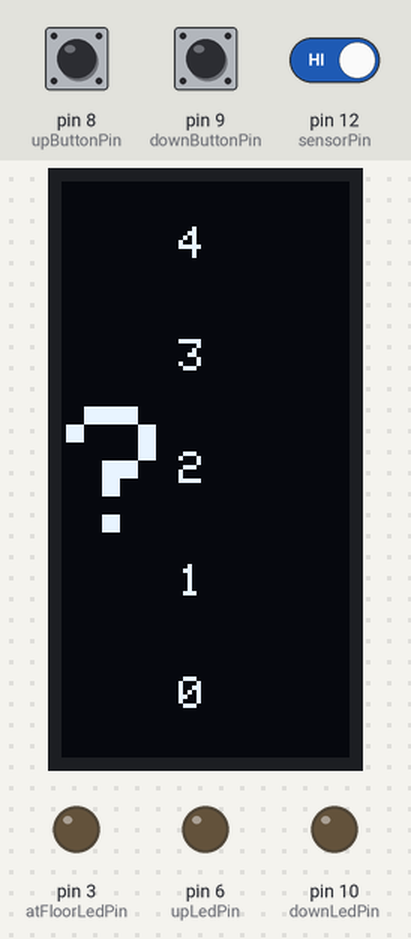
The program below on a simulated Arduino Nano, built with avr-gcc and run on an emulated ATmega328P. On the bench: 64×128 one-colour display, output pins drawn as LEDs (lit = HIGH). Dashed ring = blinking. The test bench sets the inputs (shaded band); at power-on: pin 8 (upButtonPin) HIGH, pin 12 (sensorPin) HIGH, pin 9 (downButtonPin) HIGH. What the program prints to the serial monitor is not drawn.

Above: at 1.2 s.
1.3 s: pin 8 (upButtonPin) pulled LOW for 0.15 s
At 2.3 s:
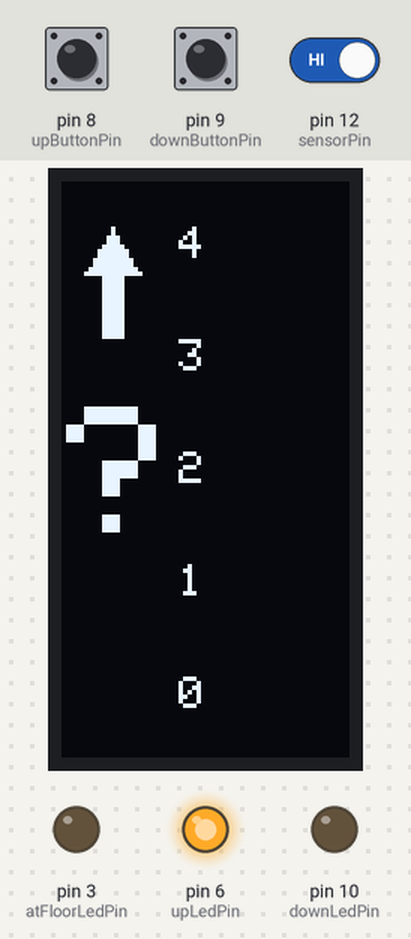
2.9 s: pin 12 (sensorPin) driven LOW
At 3.4 s:
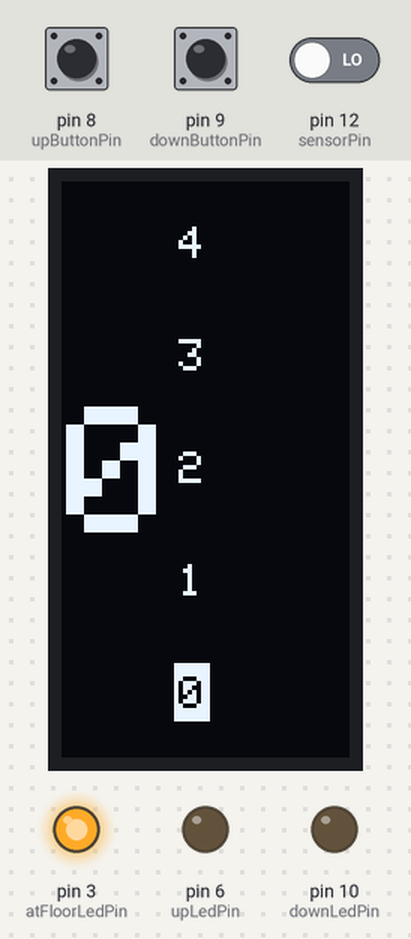
4.4 s: pin 9 (downButtonPin) pulled LOW for 1 s
At 4.62 s:
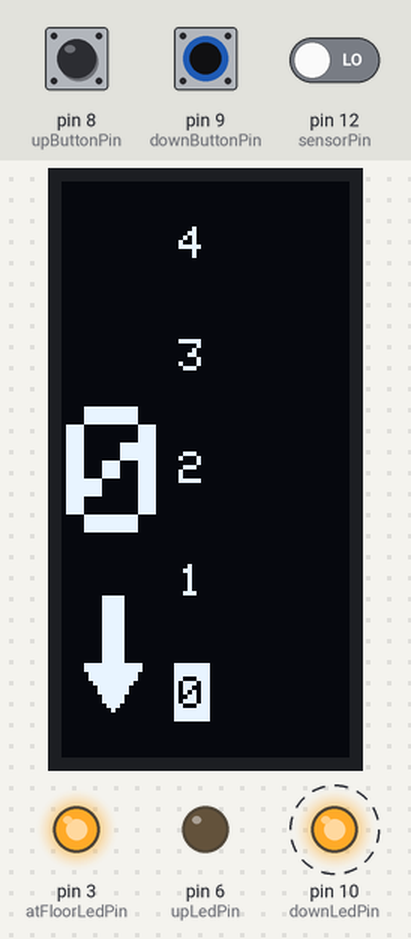
6.9 s: pin 8 (upButtonPin) pulled LOW for 1 s
At 7.09 s:
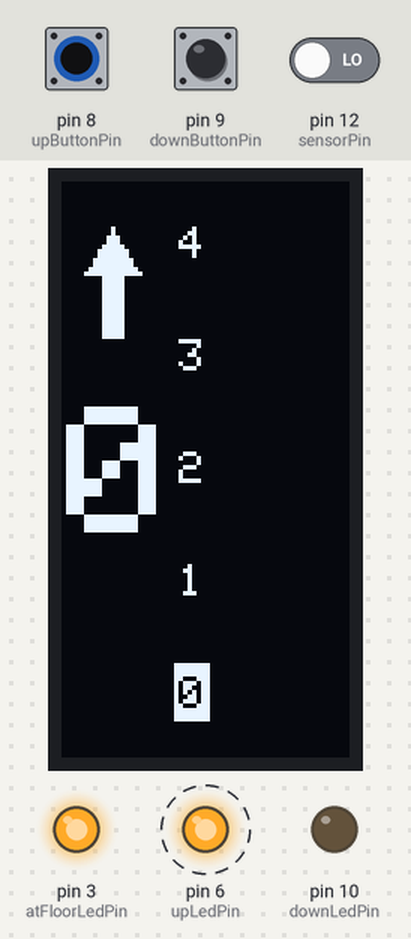
9.4 s: pin 8 (upButtonPin) pulled LOW for 3.2 s
At 9.94 s:
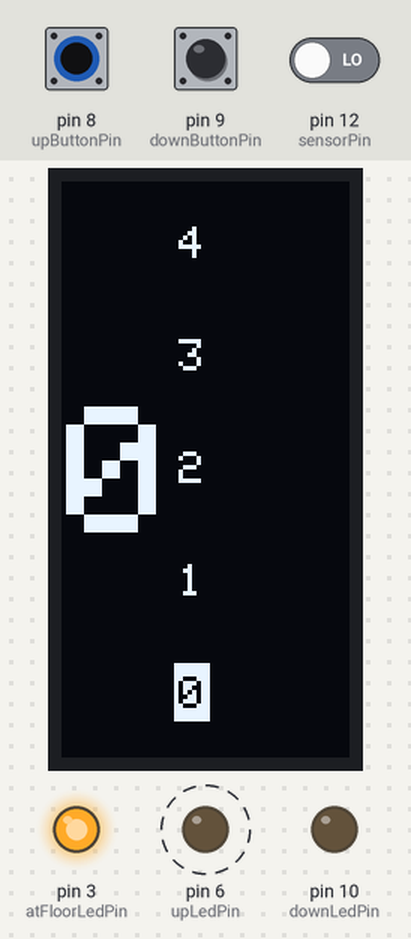
14.1 s: pin 9 (downButtonPin) pulled LOW for 3.2 s
At 14.64 s:
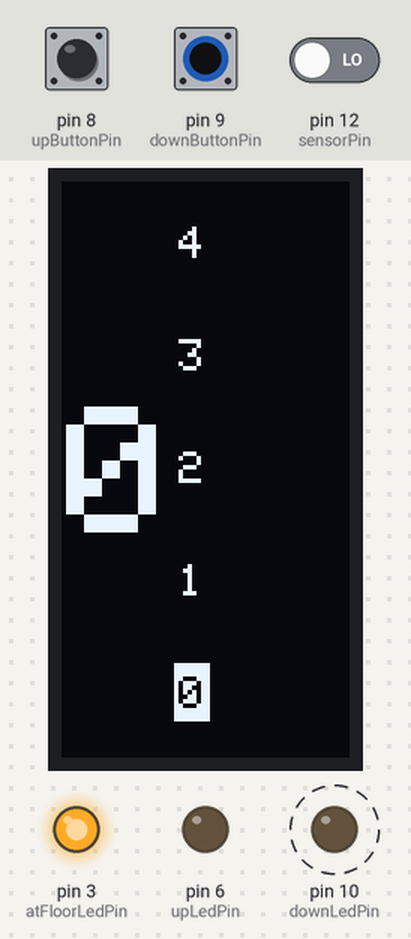
Timing chart, 0 to 18.8 s (numbered marks = the images above; inputs shaded):
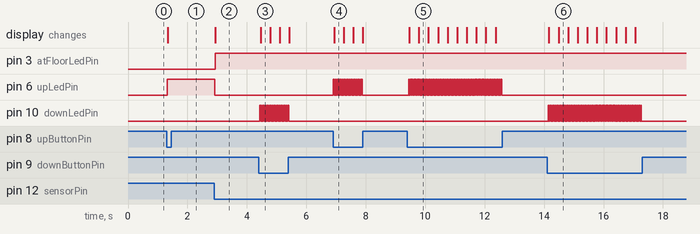

Measured:
- after the input at 1.3 s, pin 6 (upLedPin): LOW → HIGH at once; the display: changes at once (image 1)
- after the input at 2.9 s, pin 3 (atFloorLedPin): LOW → HIGH at once; pin 6 (upLedPin): HIGH → LOW at once; the display: changes at once (image 2)
- after the input at 4.4 s, pin 10 (downLedPin): alternates HIGH for 0.03 s and LOW for 0.03 s, 34 changes in all, then stays LOW, starting at once; the display: changes after 0.06 s (image 3)
- after the input at 6.9 s, pin 6 (upLedPin): alternates HIGH for 0.03 s and LOW for 0.03 s, 34 changes in all, then stays LOW, starting at once; the display: changes at once (image 4)
- after the input at 9.4 s, pin 6 (upLedPin): alternates HIGH for 0.03 s and LOW for 0.03 s, 108 changes in all, then stays LOW, starting at once; the display: first changes after 0.06 s (image 5 shows a later state)
- after the input at 14.1 s, pin 10 (downLedPin): alternates HIGH for 0.03 s and LOW for 0.03 s, 108 changes in all, then stays LOW, starting at once; the display: first changes after 0.06 s (image 6 shows a later state)

The program:

main.cpp
```cpp
#include <Arduino.h>
#include <SPI.h>
#include <Wire.h>
#include <Disp.h>
#include <Parone.h>


const int atFloorLedPin = 3;
const int upLedPin = 6;
const int downLedPin = 10;
const int upButtonPin = 8;
const int downButtonPin = 9;
const int sensorPin = 12;

int elevatorAtFloor = false;
// int doorsOpen = false;
int elevatorCalledUp = false;
int elevatorCalledDown = false;


//routine for when the elevator gets called up
//currently only lights up the led. when the master code
//works this will also send a request for the elevator to the
//master.
void callElevatorUp() {
    digitalWrite(upLedPin, HIGH);
}

// //same as callElevatorUp routine but then for going down
void callElevatorDown() {
    digitalWrite(downLedPin, HIGH);
}

// simulates opening the doors.
// this function in conjunction with
// the closeDoors routine will
// make sure the elevator is
// held at our floor using a delay
void openDoors() {
  if(elevatorAtFloor) {
    int doorsOpen = true;
  }
}

//see openDoors routine
void closeDoors() {
  if(elevatorAtFloor) {
    int doorsOpen = true;
  }
}


void setup ()
{
  //set pins to output
  Serial.begin(9600);

  pinMode(atFloorLedPin, OUTPUT);
  pinMode(upButtonPin, INPUT_PULLUP);
  pinMode(downButtonPin, INPUT_PULLUP);
  pinMode(upLedPin, OUTPUT);
  pinMode(downLedPin, OUTPUT);

  initDisplay();

  Level * level = initLevel(0);

}

void loop()
{
  //checks if the elevator cage is at our floor
  //by checking the sensor output
  if(digitalRead(sensorPin) == LOW) {
    // //disables the light for elevator up
    if(elevatorCalledUp) {
      digitalWrite(upLedPin, LOW);
      displayResetArrowUp();
    }
    // //disables the light for elevator down
    if(elevatorCalledDown) {
      digitalWrite(downLedPin, LOW);
      displayResetArrowDown();
    }

    displaySetSideBar('0');
    displaySetFloor('0');
    rerenderDisplay();
    digitalWrite(atFloorLedPin, HIGH);

    elevatorAtFloor = true;
  }

  if(digitalRead(sensorPin) == HIGH) {
    displaySetSideBar('5');
    displaySetFloor('?');
  }


  // if elevator has left again this gets triggered to reset all
  // variables
  if(elevatorAtFloor && digitalRead(sensorPin) == HIGH) {
    digitalWrite(atFloorLedPin, LOW);
    elevatorAtFloor = false;
    Serial.print("ELEVATOR LEAVING\n");
  }

  //routine for handling if the going up button is pressed
  if(digitalRead(upButtonPin) == LOW) {
    Serial.print("Requested direction: UP\n");
    displaySetArrowUp();
    digitalWrite(upLedPin, HIGH);
    elevatorCalledUp = true;
    callElevatorUp();
  }

  //routine for handling if the going up button is pressed
  if(digitalRead(downButtonPin) == LOW) {
    Serial.print("Requested direction: DOWN\n");
    displaySetArrowDown();
    digitalWrite(downLedPin, HIGH);
    elevatorCalledDown = true;
    callElevatorDown();
  }
  rerenderDisplay();

}
```
